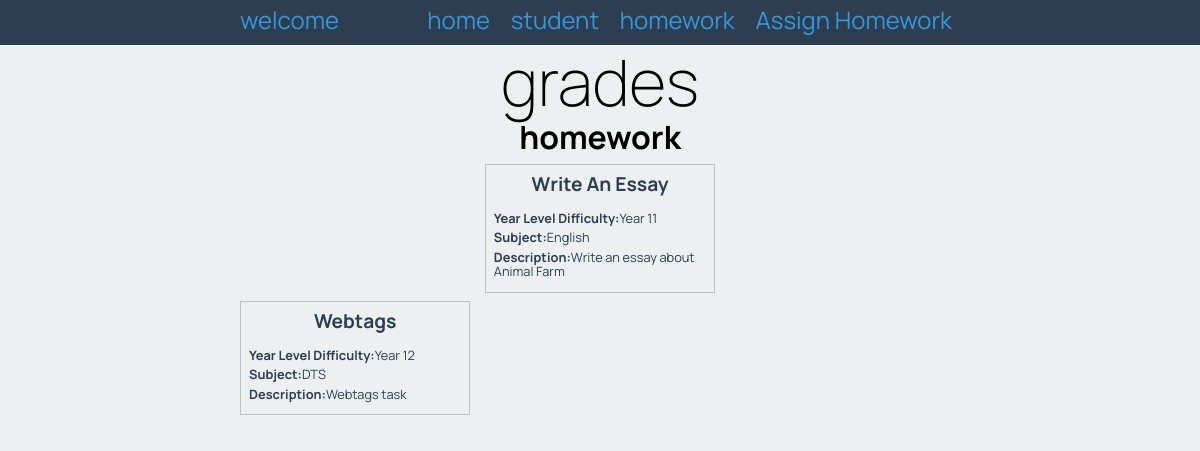
The page /homework on the database as committed earlier.
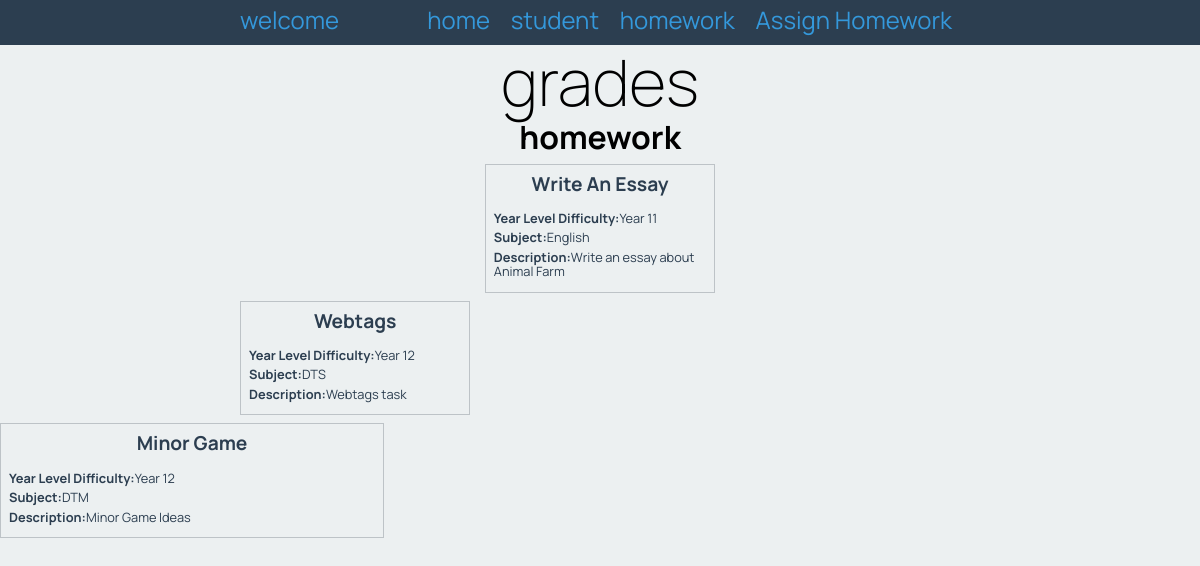
The same page on the database as committed later.
### tables this page shows
CREATE TABLE "Homework"
(
    id          integer
        primary key,
    task        Varchar(30),
    difficulty  Varchar(30),
    subject     Varchar(30),
    description Varchar(300)
);

### app.py (the view)
@app.route('/homework')
def render_homework_page():  # put application's code here
    con = create_connection(DATABASE)
    query = "SELECT task, difficulty, subject, description FROM Homework"
    cur = con.cursor()
    cur.execute(query)
    homework_list = cur.fetchall()
    con.close()
    print(homework_list)
    return render_template('homework.html', homeworks=homework_list)

### app.py (called while the page is built)
def create_connection(db_file):
    try:
        connection = sqlite3.connect(db_file)
        return connection
    except Error as e:
        print(e)
    return None

### templates/homework.html
{% extends 'base.html' %}
{% block pageheading %}
homework
{% endblock %}
{% block main %}
    <div class ="grades">
    {% for homework in homeworks %}
        <div class ="grade-box">
            <h3 class="grade-box-heading">{{ homework[0] }}</h3>
            <div class="grade-box-info">
                <p><strong>Year Level Difficulty:</strong>{{ homework[1] }}</p>
                <p><strong>Subject:</strong>{{ homework[2] }}</p>
                <p><strong>Description:</strong>{{ homework[3] }}</p>
            </div>
        </div>
    </div>
    {% endfor %}
{% endblock %}

Rows that differ between the two databases and show on the page:
added Homework: task "Minor Game", difficulty "Year 12", subject "DTM", description "Minor Game Ideas"
